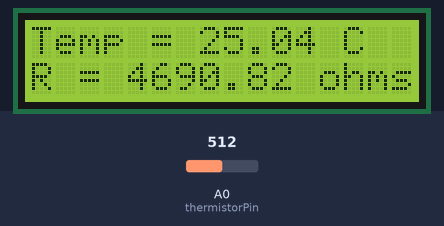
A sketch run on a simulated Arduino Uno, built with avr-gcc and run on an emulated ATmega328P. Shown: 16×2 character LCD. The inputs (shaded band) are chosen by the test bench; at power-on: A0 (thermistorPin) = 512. What the sketch prints to the serial monitor is not drawn.

Above: at 1.2 s.
1.3 s: A0 (thermistorPin) set to 0
At 2.8 s:
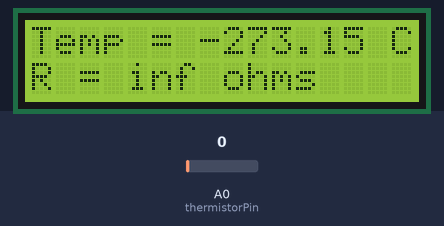
5.4 s: A0 (thermistorPin) set to 1023
At 6.4 s:
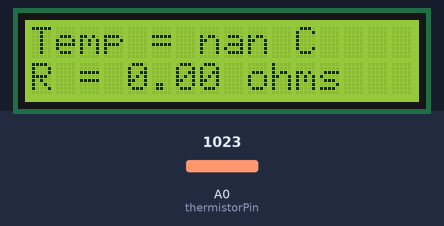
9.5 s: A0 (thermistorPin) set to 1004
At 10.6 s:
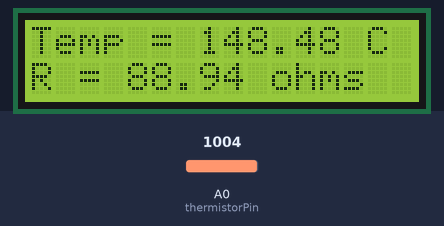
Timing chart, 0 to 12.5 s (numbered marks = the images above; inputs shaded):
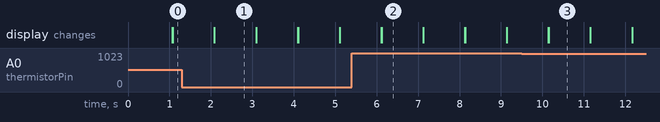

The sketch:

thermistor-temp-monitor-lcd.ino
```cpp
#include <LiquidCrystal.h>

// initialize LiquidCrystal and define the pins
LiquidCrystal lcd(8, 7, 5, 4, 3, 2); // LiquidCrystal(rs=8, e=7, d4=5, d5=4, d6=3, d7=2)

int thermistorPin = A0; // analog signal from the thermistor via analog pin A0
const float Vin = 5.0; // power supply input voltage
float Vout; // output voltage from a voltage divider circuit consisting of a thermistor and a fixed series resistor
float thValADC; // variable keeping track of the thermistor current analog signal converted into 8bit (0, 1023) digital format
float Rth, tempKelvin, tempCelsius; // Rth = thermistor resistance, tempKelvin = temperature in Kelvin, tempCelsius = temperature in Celsius
float Rfix = 4700.0; // fixed series resistor value used in a voltage divider circuit
float Rref = 4700.0; // resistor value of thermistor at reference temperature 25°C
float a1 = 3.354016e-03, b1 = 2.569850e-04, c1 = 2.620131e-06, d1 = 6.383091e-08; // Steinhart-Hart coefficients for temperature calculation

void setup() {
  Serial.begin(9600); // initialize serial monitor
  lcd.begin(16, 2); // initialize lcd display setup
}

void loop() {
  //  Reads analog signal voltage (0V to 5V) and converts it into a digital value (0 to 1023)
  thValADC = analogRead(thermistorPin);

  // Scale the digital value (0, 1023) to a range between 0 and 5 to better represent a voltage ouput
  // Now it is easier to use the voltage divider circuit formula to calculate the resistance
  Vout = (Vin * thValADC) / 1023.0; // Vout = (Vin * ADCvalue) / 1023

  // Vout = Vin * (Rth / (Rth + Rfix)) -> fixed series R to VCC pin config
  //    Rth = (Vout * Rfix) / (Vin - Vout)
  // Vout = Vin * (Rfix / (Rth + Rfix)) -> fixed series R to GND pin config
  //    Rth = Rfix * (Vin / Vout - 1)

  // Calculate resistance value of the thermistor using voltage going across it (Vout) and the fixed series resistor (Rfix) connected to GND instead of 5V
  Rth = Rfix * (Vin / Vout - 1);

  // Steinhart-Hart equation with FOUR (a1,b1,c1,d1) coefficients to calculate temperature in Kelvin:
  tempKelvin = 1.0 / (a1 + (b1 * (log(Rth / Rref))) + (c1 * pow(log(Rth / Rref), 2.0)) + (d1 * pow(log(Rth / Rref), 3.0))); // 1/T= a1 + b1*ln(Rth/Rref) + c1*ln(Rth/Rref)^2 + d1*ln(Rth/Rref)^3
  tempCelsius = tempKelvin - 273.15; // translate temperature from Kelvin into Celsius


  // print thermistor resistance value on serial monitor
  Serial.print("Thermistor Resistance = ");
  Serial.print(Rth);
  Serial.println(" ohms");

  // print temperature value on serial monitor
  Serial.print("Temperature = ");
  Serial.print(tempCelsius);
  Serial.println(" C");

  // display temperature value on LCD display
  lcd.setCursor(0, 0); // set cursor to the first row
  lcd.print("Temp = ");
  lcd.print(tempCelsius);
  lcd.print(" C");

  // display thermistor resistance value on LCD display
  lcd.setCursor(0, 1); // set cursor to the second row
  lcd.print("R = ");
  lcd.print(Rth);
  lcd.print(" ohms");

  delay(1000);  // wait 1 second before updating display with data
  lcd.clear(); // clear lcd contents after every cycle
}
```

Measured:
- the behaviour switches between 1023 and 1022 on A0 (thermistorPin) (found by bisection; images 2 and 3)
- after the input at 1.3 s, the display: first differs from a run without the input after 0.79 s (image 1)
- after the input at 5.4 s, the display: first differs from a run without the input after 0.72 s (image 2)
- after the input at 9.5 s, the display: first differs from a run without the input after 0.65 s (image 3)
- what the display in image 1 shows lasts 1.0 s, from 2.1 s to 3.1 s
